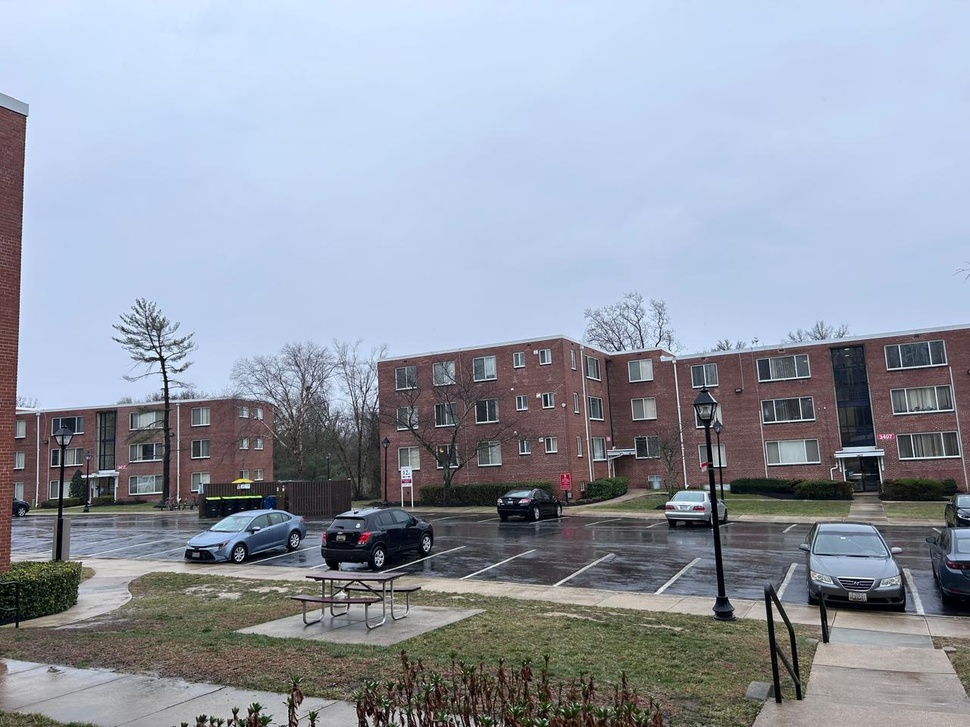
#> input picture move_files/Assignment4/1.jpg, 970 x 727 px, shrunk from 1280 x 960 before the run
$ python selectPoints.py
#> lines starting #> are read from the running program, lines starting #| are printed output that depends on the picture
"""
Manual correspondence selection for image mosaics.
Click a point on the left image, then the matching point on the right (same order).
Each pair is drawn in a unique color on both views.
"""

from __future__ import annotations

import numpy as np
import matplotlib.pyplot as plt
from matplotlib.widgets import Cursor
from pathlib import Path


# [10 lines left out: function pair2_image_paths, not called in this run]


def pair2_names_for_display(paths: tuple[Path, Path]) -> str:
    return f"{paths[0].name} (input) -> {paths[1].name} (reference)"


def _distinct_colors(n: int):
    try:
        cmap = plt.colormaps["tab10"]
    except (AttributeError, KeyError):
        cmap = plt.cm.get_cmap("tab10")
    return [cmap(i % 10) for i in range(n)]


def select_correspondences(
    image_path_left: str | Path,
    image_path_right: str | Path,
    out_npy_left: str | Path,
    out_npy_right: str | Path,
    title_left: str = "Image 1 (click first)",
    title_right: str = "Image 2 (click match)",
) -> tuple[np.ndarray, np.ndarray]:
    """
    Interactive paired clicks: left image, then right image, for each correspondence.
    Saves two 2xN float arrays (rows: x, y) to the given .npy paths.
    """
    image_path_left = Path(image_path_left)
    image_path_right = Path(image_path_right)
    im1 = plt.imread(str(image_path_left))
    im2 = plt.imread(str(image_path_right))
    if im1.dtype == np.float32 or im1.dtype == np.float64:
        im1 = np.clip(im1, 0, 1) * 255 if im1.max() <= 1.0 else np.clip(im1, 0, 255)
        im1 = im1.astype(np.uint8)
    if im2.dtype == np.float32 or im2.dtype == np.float64:
        im2 = np.clip(im2, 0, 1) * 255 if im2.max() <= 1.0 else np.clip(im2, 0, 255)
        im2 = im2.astype(np.uint8)
    if im1.ndim == 3 and im1.shape[2] == 4:
        im1 = im1[:, :, :3]
    if im2.ndim == 3 and im2.shape[2] == 4:
        im2 = im2[:, :, :3]

    fig, (ax1, ax2) = plt.subplots(1, 2, figsize=(14, 7))
    ax1.imshow(im1)
    ax2.imshow(im2)
    ax1.set_title(title_left)
    ax2.set_title(title_right)
    ax1.set_xlabel("x (pixels)")
    ax1.set_ylabel("y (pixels)")
    ax2.set_xlabel("x (pixels)")
    ax2.set_ylabel("y (pixels)")

    Cursor(ax1, useblit=True, color="white", linewidth=1)
    Cursor(ax2, useblit=True, color="white", linewidth=1)

    pts1: list[tuple[float, float]] = []
    pts2: list[tuple[float, float]] = []
    waiting_on_right = False
    pair_index = 0
    colors = _distinct_colors(32)

    status = fig.suptitle(
        "Step: click a point on the LEFT image, then its match on the RIGHT. Close window when done.",
        fontsize=11,
    )

    # [23 lines left out: function on_click, not called in this run]

    cid = fig.canvas.mpl_connect("button_press_event", on_click)
    plt.tight_layout()
    plt.show()
    fig.canvas.mpl_disconnect(cid)

    if len(pts1) != len(pts2):
        raise RuntimeError(
            f"Unpaired clicks: {len(pts1)} on left vs {len(pts2)} on right. "
            "Each left click must be followed by a right click."
        )
    if len(pts1) < 4:
        raise RuntimeError("Need at least 4 point pairs for a homography.")

    t1 = np.array([[p[0] for p in pts1], [p[1] for p in pts1]], dtype=np.float64)
    t2 = np.array([[p[0] for p in pts2], [p[1] for p in pts2]], dtype=np.float64)

    out_npy_left = Path(out_npy_left)
    out_npy_right = Path(out_npy_right)
    np.save(str(out_npy_left), t1)
    np.save(str(out_npy_right), t2)
    print(f"Saved {out_npy_left} and {out_npy_right} with shape {t1.shape}.")
    return t1, t2


# [15 lines left out: function prompt_generate_or_load, not called in this run]


def prompt_image_pair() -> str:
    """Return '12' for 1.jpg/2.jpg or '34' for 3.jpg/4.jpg or 'custom'."""
    print("\nWhich image pair for selection?")
    print("  [1] 1.jpg and 2.jpg -> saves 1.npy, 2.npy")
    print("  [2] Pair 2 images (3.jpeg/4.jpeg or 3.jpg/4.jpg) -> saves 3.npy, 4.npy")
    print("  [c] custom1.jpg and custom2.jpg -> saves custom1.npy, custom2.npy")
    while True:
        c = input("Enter choice [1/2/c]: ").strip().lower()
        if c in ("1", "12"):
            return "12"
        if c in ("2", "34"):
            return "34"
        if c in ("c", "custom"):
            return "custom"
        print("Please enter 1, 2, or c.")


def run_interactive_selection(base_dir: str | Path | None = None) -> None:
    """CLI entry: choose pair, then manual selection and save."""
    base_dir = Path(base_dir) if base_dir is not None else Path(__file__).resolve().parent

    pair = prompt_image_pair()
#> the loop in prompt_image_pair, `while True:` made 1 pass; the answer given on pass 1: 1
    if pair == "12":
        select_correspondences(
            base_dir / "1.jpg",
            base_dir / "2.jpg",
            base_dir / "1.npy",
            base_dir / "2.npy",
            title_left="1.jpg — click first point of pair",
            title_right="2.jpg — click matching point (same order)",
        )
#> in select_correspondences, im1 is the input picture: shape (727, 970, 3); mean R, G, B 147, 154, 167.1
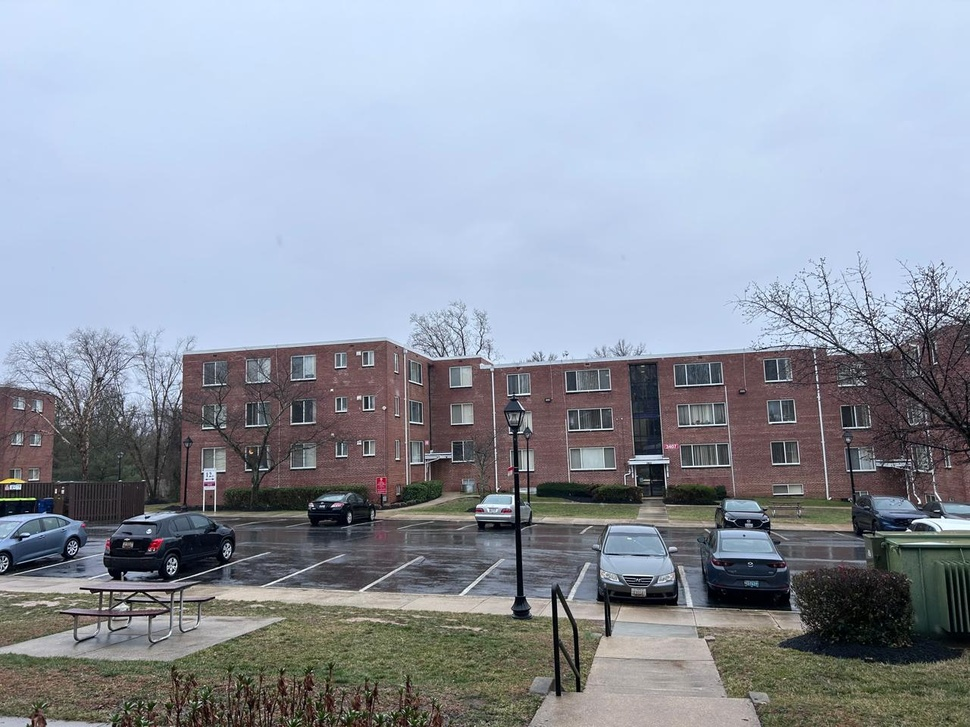
#> input picture move_files/Assignment4/2.jpg, 970 x 727 px, shrunk from 1280 x 960 before the run
#> in select_correspondences, im2 is the input picture: shape (727, 970, 3); mean R, G, B 144.5, 151.7, 164.1
#> in select_correspondences, `plt.show()`:
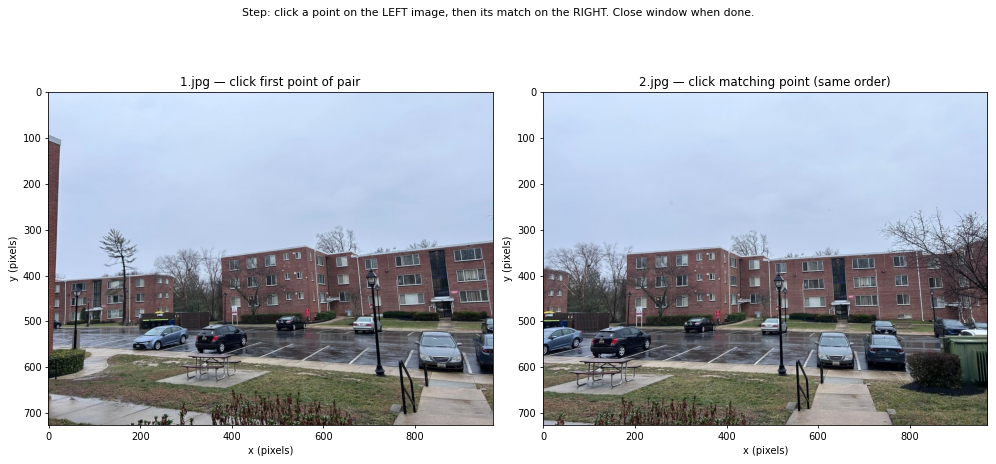
#> figure drawn by matplotlib, 2 panels
    elif pair == "34":
        p_in, p_ref = pair2_image_paths(base_dir)
        if not p_in.is_file() or not p_ref.is_file():
            raise FileNotFoundError(
                "Pair 2: need both 3.jpeg & 4.jpeg, or both 3.jpg & 4.jpg in this folder."
            )
        select_correspondences(
            p_in,
            p_ref,
            base_dir / "3.npy",
            base_dir / "4.npy",
            title_left=f"{p_in.name} — click first point of pair",
            title_right=f"{p_ref.name} — click matching point (same order)",
        )
    else:
        select_correspondences(
            base_dir / "custom1.jpg",
            base_dir / "custom2.jpg",
            base_dir / "custom1.npy",
            base_dir / "custom2.npy",
            title_left="custom1.jpg — click first point of pair",
            title_right="custom2.jpg — click matching point (same order)",
        )


if __name__ == "__main__":
#> (the run stopped early here; a loop or call above may not have finished)
